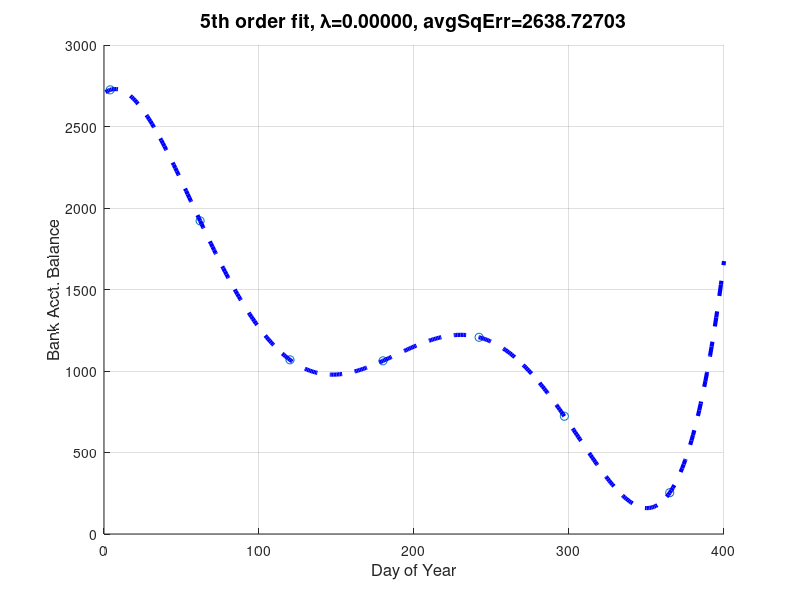

Reproduce this figure in MATLAB.
%===========================================================================
% question 1
%===========================================================================
clear;
close all;
x = [3 -2 5 1 0];


%===========================================================================
% question 2
%===========================================================================
% b


%===========================================================================
% question 3
%===========================================================================
% 4 coefficients contribute at L1=5


%===========================================================================
% question 4
%===========================================================================
% Line going up means that a specific coefficient has influence on the cost
% function, the more influence it exerts, the higher the line. Line going
% down means that a specific coefficient has less influence on the cost
% function, the less influence it exerts, the lower the line.


%===========================================================================
% question 5
%===========================================================================
%day of year
x = [4 62 120 180 242 297 365]';
%bank balance
y = [2720 1950 1000 1150 1140 750 250]';

M = [ones(length(x),1) x x.^2 x.^3 x.^4 x.^5];
theta = ((M'*M)\M')*y;
avgSqErr = sum((y-M*theta).^2)./length(y);
err = num2str(avgSqErr,'%.5f');
str = strcat('5th order fit, \lambda=0.00000, avgSqErr=', err);
graphX = (1:400)';
M2 = [ones(length(graphX),1) graphX graphX.^2 graphX.^3 graphX.^4 graphX.^5];
graphY = M2*theta;
figure
scatter(x, M*theta)
hold on
plot(graphX, graphY,'b--','MarkerSize',10,'LineWidth',3)
% labels
title(str,'fontsize',14)
xlabel('Day of Year','fontsize',12); ylabel('Bank Acct. Balance','fontsize',12);
grid on
print('cmpe677_hwk3_5_5th_order','-dpng')


%===========================================================================
% question 6
%===========================================================================
